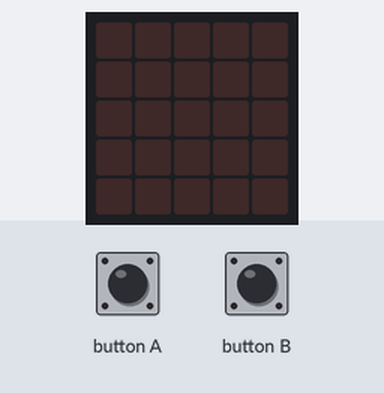
The program below on a simulated BBC micro:bit (MakeCode). On the bench: the board's 5×5 LED display. The test bench sets the inputs (shaded band).

Above: at 1.2 s.
1.3 s: button A pressed for 0.15 s
At 2.9 s:
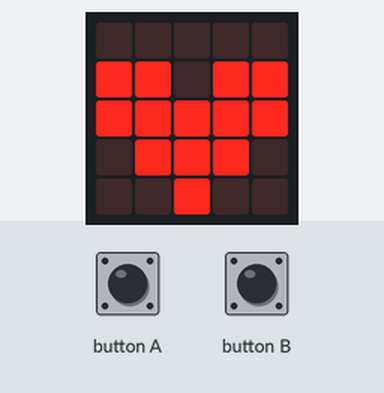
4.4 s: button B pressed for 0.15 s
At 5.2 s:
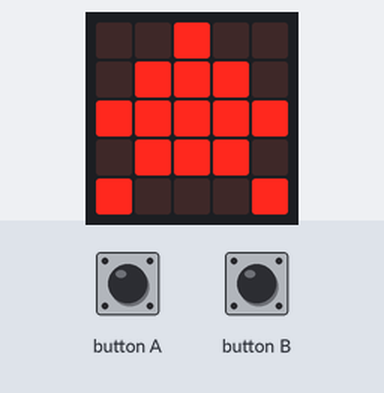
Timing chart, 0 to 7.4 s (numbered marks = the images above; inputs shaded):
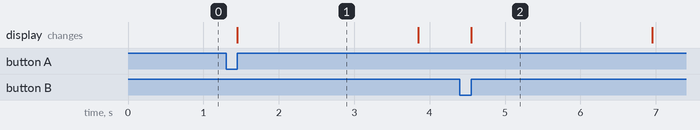

The program:

main.ts
```typescript
input.onButtonPressed(Button.A, function () {
    images.createImage(`
        . . . . .
        # # . # #
        # # # # #
        . # # # .
        . . # . .
        `).showImage(0)
    basic.pause(2000)
    images.createImage(`
        . . . . .
        . . . . .
        . . . . .
        . . . . .
        . . . . .
        `).showImage(0)
    basic.pause(2000)
})
input.onButtonPressed(Button.B, function () {
    basic.showLeds(`
        . . # . .
        . # # # .
        # # # # #
        . # # # .
        # . . . #
        `)
    basic.pause(2000)
    basic.showLeds(`
        . . . . .
        . . . . .
        . . . . .
        . . . . .
        . . . . .
        `)
    basic.pause(2000)
})
```

test.ts
```typescript
// test ender her, dette bliver ikke kompileret, når denne pakke bruges som en udvidelse.
```

Measured:
- after the input at 1.3 s, the display: changes after 0.15 s (image 1)
- after the input at 4.4 s, the display: changes after 0.15 s (image 2)
- what the display in image 1 shows lasts 2.4 s, from 1.5 s to 3.9 s
